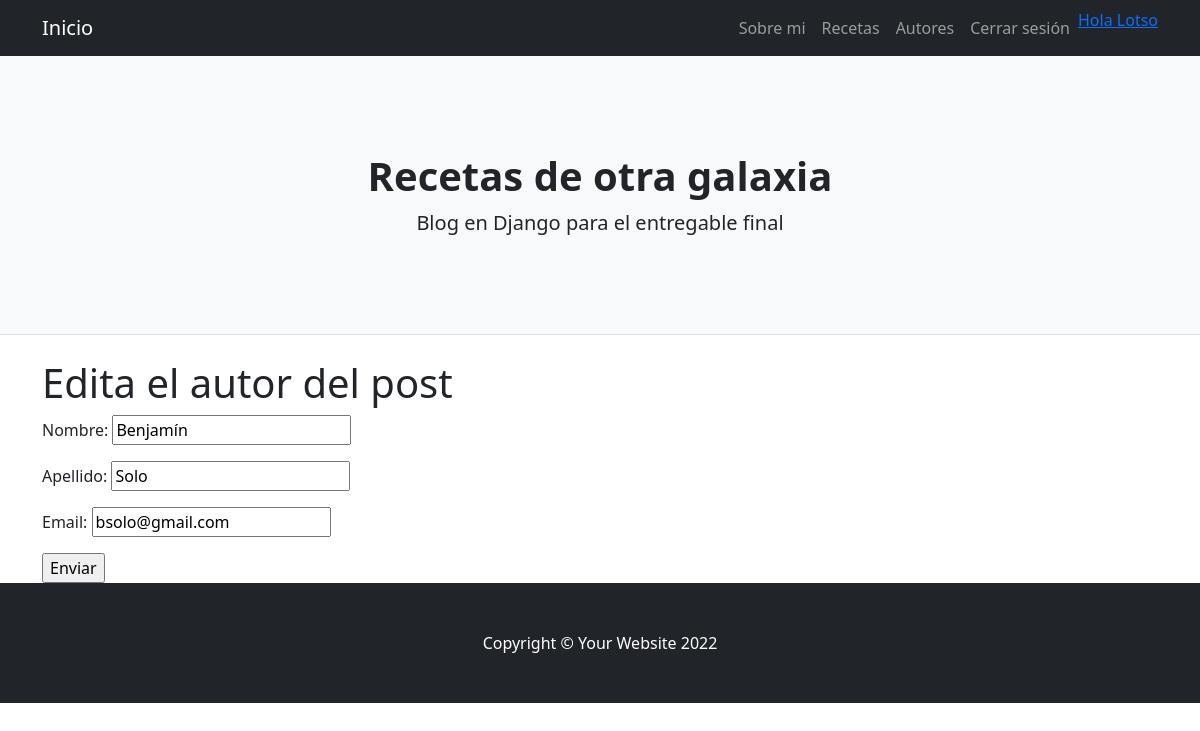
The page /AppBlog/autores/editar/1 (signed in) on the database as committed earlier.
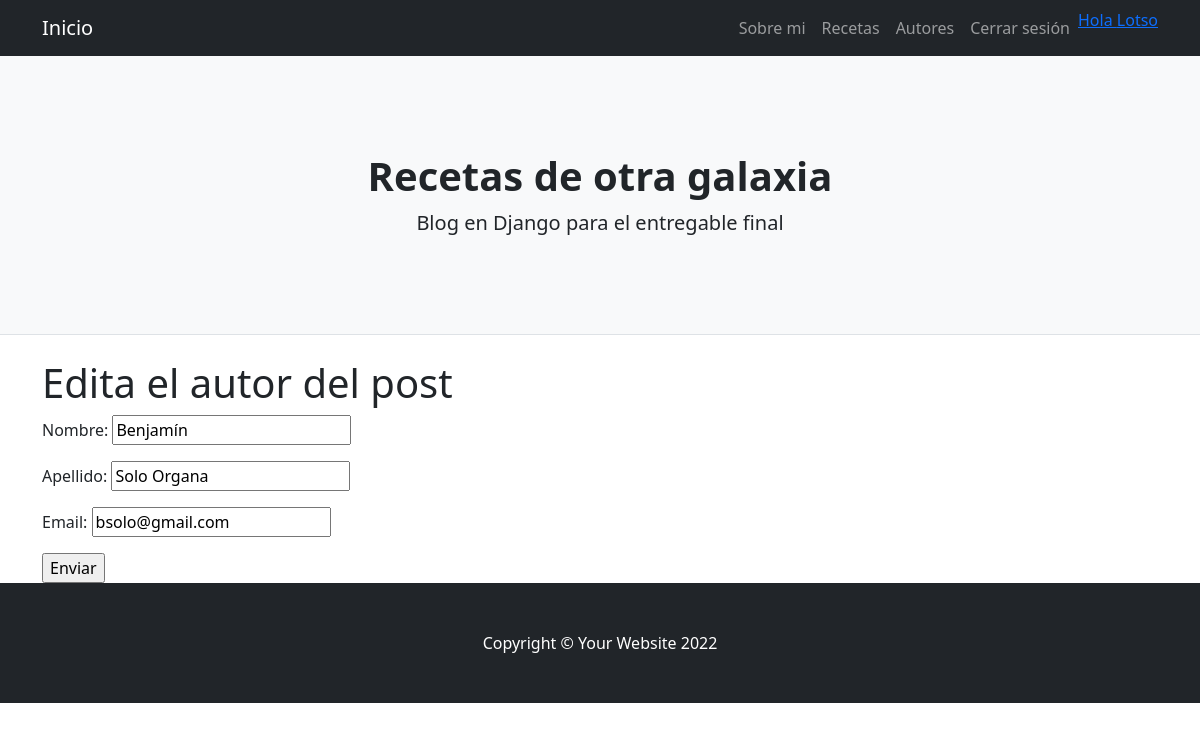
The same page on the database as committed later.
### AppBlog/models.py (models this page shows, shortened)
class Autores(models.Model):
    nombre = models.CharField(max_length=40)
    apellido = models.CharField(max_length=40)
    email = models.EmailField()
    imagen = models.URLField(max_length = 255, blank = False, null= False)
    class Meta:
        verbose_name_plural = "Autores"
        verbose_name = "Autor"

### AppBlog/views.py (the view)
# urls.py: path('autores/editar/<pk>', AutoresUpdate.as_view(), name='autores_editar'),
class AutoresUpdate(UpdateView):
    model = Autores
    success_url = reverse_lazy('autores_lista')
    fields = ['nombre', 'apellido', 'email']

### AppBlog/Templates/AppBlog/autores_form.html (shortened to what this page needs)
{% extends "AppBlog/padre.html" %}
{% load static %}
{% block contenidoQueCambia %}
<form method="POST">{% csrf_token %}
  <h1>Edita el autor del post</h1>
  {{ form.as_p }}
  <input type="submit" value="Enviar">
</form>
{% endblock %}

Rows that differ between the two databases and show on the page:
changed Autores "Benjamín": apellido "Solo" → "Solo Organa"
